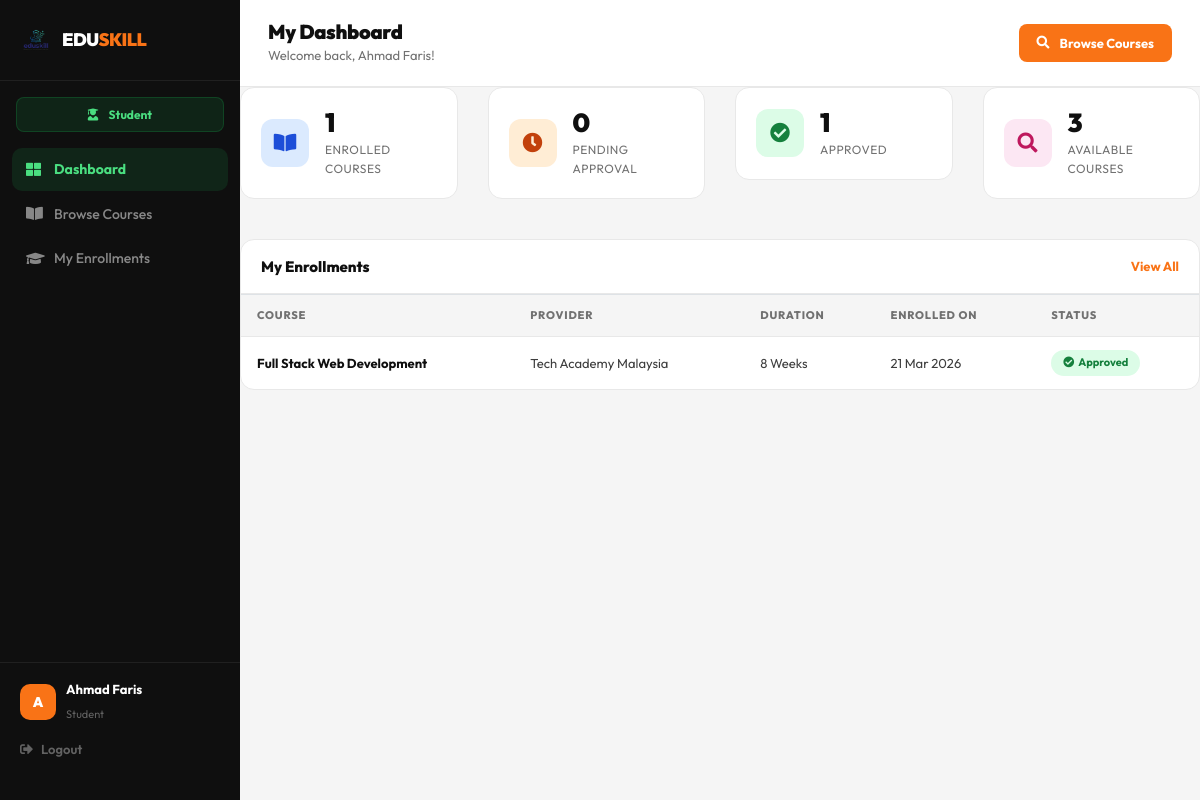
The page /student/dashboard.php (signed in) on the database its author committed.
### tables this page shows
CREATE TABLE IF NOT EXISTS enrollments (
    id          INT AUTO_INCREMENT PRIMARY KEY,
    student_id  INT NOT NULL,
    course_id   INT NOT NULL,
    notes       TEXT,
    status      ENUM('pending','approved','rejected') DEFAULT 'pending',
    enrolled_at TIMESTAMP DEFAULT CURRENT_TIMESTAMP,
    FOREIGN KEY (student_id) REFERENCES students(id) ON DELETE CASCADE,
    FOREIGN KEY (course_id)  REFERENCES courses(id)  ON DELETE CASCADE,
    UNIQUE KEY unique_enrollment (student_id, course_id)
);

CREATE TABLE IF NOT EXISTS courses (
    id           INT AUTO_INCREMENT PRIMARY KEY,
    provider_id  INT NOT NULL,
    title        VARCHAR(200) NOT NULL,
    category     VARCHAR(100) NOT NULL,
    duration     VARCHAR(50) NOT NULL,
    description  TEXT,
    price        DECIMAL(10,2) DEFAULT 0.00,
    max_students INT DEFAULT 30,
    status       ENUM('pending','approved','rejected') DEFAULT 'pending',
    created_at   TIMESTAMP DEFAULT CURRENT_TIMESTAMP,
    FOREIGN KEY (provider_id) REFERENCES providers(id) ON DELETE CASCADE
);

CREATE TABLE IF NOT EXISTS providers (
    id          INT AUTO_INCREMENT PRIMARY KEY,
    org_name    VARCHAR(150) NOT NULL,
    email       VARCHAR(100) NOT NULL UNIQUE,
    phone       VARCHAR(20),
    address     VARCHAR(200),
    description TEXT,
    password    VARCHAR(255) NOT NULL,
    status      ENUM('pending','approved','rejected') DEFAULT 'pending',
    created_at  TIMESTAMP DEFAULT CURRENT_TIMESTAMP
);

### student/dashboard.php (the view, shortened to what this page needs)
<?php
require_once '../config/database.php';
$student_id   = $_SESSION['user_id'];
$student_name = $_SESSION['user_name'] ?? 'Student';
$enrolled  = mysqli_fetch_assoc(mysqli_query($conn, "SELECT COUNT(*) as c FROM enrollments WHERE student_id=$student_id"))['c'];
$pending   = mysqli_fetch_assoc(mysqli_query($conn, "SELECT COUNT(*) as c FROM enrollments WHERE student_id=$student_id AND status='pending'"))['c'];
$approved  = mysqli_fetch_assoc(mysqli_query($conn, "SELECT COUNT(*) as c FROM enrollments WHERE student_id=$student_id AND status='approved'"))['c'];
$available = mysqli_fetch_assoc(mysqli_query($conn, "SELECT COUNT(*) as c FROM courses WHERE status='approved'"))['c'];
$result = mysqli_query($conn, "
    SELECT e.id, e.status, e.enrolled_at, c.title as course, c.duration, p.org_name as provider
    FROM enrollments e
    JOIN courses c ON e.course_id = c.id
    JOIN providers p ON c.provider_id = p.id
    WHERE e.student_id = $student_id
    ORDER BY e.enrolled_at DESC
    LIMIT 5
");
?>
<!DOCTYPE html>
<html lang="en">
<head>
    <link rel="stylesheet" href="https://stackpath.bootstrapcdn.com/bootstrap/4.5.2/css/bootstrap.min.css">
    <link rel="stylesheet" href="https://cdnjs.cloudflare.com/ajax/libs/font-awesome/5.15.4/css/all.min.css">
    <link rel="stylesheet" href="../css/style.css">
    <link rel="stylesheet" href="../css/pasang.css">
    <link rel="stylesheet" href="../css/shreeyash.css">
</head>
<body class="dashboard-body">
<div class="dashboard-wrap">
    <aside class="dash-sidebar student-sidebar">
        <div class="dsb-brand">
            <a href="../index.php">
                <img src="../images/logo.png" alt="Logo" style="width:32px;height:32px;border-radius:8px;object-fit:cover;">
                <span class="dsb-brand-text">EDU<span class="dsb-brand-accent">SKILL</span></span>
            </a>
        </div>
        <div class="dsb-role-badge student-role-badge"><i class="fas fa-user-graduate mr-2"></i> Student</div>
        <nav class="dsb-nav">
            <a href="dashboard.php" class="dsb-link active"><i class="fas fa-th-large"></i> Dashboard</a>
            <a href="courses.php" class="dsb-link"><i class="fas fa-book-open"></i> Browse Courses</a>
            <a href="my_courses.php" class="dsb-link"><i class="fas fa-graduation-cap"></i> My Enrollments
            </a>
        </nav>
        <div class="dsb-bottom">
            <div class="dsb-user-info">
                <div class="dsb-avatar"><?php echo strtoupper(substr($student_name,0,1)); ?></div>
                <div><strong><?php echo htmlspecialchars($student_name); ?></strong><span>Student</span></div>
            </div>
            <a href="../auth/logout.php" class="dsb-logout"><i class="fas fa-sign-out-alt"></i> Logout</a>
        </div>
    </aside>
    <main class="dash-main">
        <div class="dash-topbar">
            <div>
                <h4 class="dash-page-title">My Dashboard</h4>
                <p class="dash-page-sub">Welcome back, <?php echo htmlspecialchars($student_name); ?>!</p>
            </div>
            <div class="dash-topbar-right">
                <a href="courses.php" class="btn-dash-primary"><i class="fas fa-search mr-1"></i> Browse Courses</a>
            </div>
        </div>
        <div class="row mb-4">
            <div class="col-6 col-lg-3 mb-3">
                <div class="dstat-card">
                    <div class="dstat-icon" style="background:#dbeafe;color:#1d4ed8;"><i class="fas fa-book-open"></i></div>
                    <div class="dstat-info"><h3><?php echo $enrolled; ?></h3><p>Enrolled Courses</p></div>
                </div>
            </div>
            <div class="col-6 col-lg-3 mb-3">
                <div class="dstat-card">
                    <div class="dstat-icon" style="background:#ffedd5;color:#c2410c;"><i class="fas fa-clock"></i></div>
                    <div class="dstat-info"><h3><?php echo $pending; ?></h3><p>Pending Approval</p></div>
                </div>
            </div>
            <div class="col-6 col-lg-3 mb-3">
                <div class="dstat-card">
                    <div class="dstat-icon" style="background:#dcfce7;color:#15803d;"><i class="fas fa-check-circle"></i></div>
                    <div class="dstat-info"><h3><?php echo $approved; ?></h3><p>Approved</p></div>
                </div>
            </div>
            <div class="col-6 col-lg-3 mb-3">
                <div class="dstat-card">
                    <div class="dstat-icon" style="background:#fce7f3;color:#be185d;"><i class="fas fa-search"></i></div>
                    <div class="dstat-info"><h3><?php echo $available; ?></h3><p>Available Courses</p></div>
                </div>
            </div>
        </div>
        <div class="dash-card mb-4">
            <div class="dash-card-head">
                <h5>My Enrollments</h5>
                <a href="my_courses.php" class="dash-card-link">View All</a>
            </div>
            <div class="dash-table-wrap">
                <table class="table dash-table">
                    <thead><tr><th>Course</th><th>Provider</th><th>Duration</th><th>Enrolled On</th><th>Status</th></tr></thead>
                    <tbody>
                        <?php while($e = mysqli_fetch_assoc($result)): ?>
                        <tr>
                            <td><strong><?php echo htmlspecialchars($e['course']); ?></strong></td>
                            <td><?php echo htmlspecialchars($e['provider']); ?></td>
                            <td><?php echo $e['duration']; ?></td>
                            <td><?php echo date('d M Y', strtotime($e['enrolled_at'])); ?></td>
                            <td>
                                <?php if($e['status']=='pending'): ?>
                                    <span class="status-pending"><i class="fas fa-clock mr-1"></i>Pending</span>
                                <?php elseif($e['status']=='approved'): ?>
                                    <span class="status-approved"><i class="fas fa-check-circle mr-1"></i>Approved</span>
                                <?php elseif($e['status']=='completed'): ?>
                                    <span class="status-completed"><i class="fas fa-certificate mr-1"></i>Completed</span>
                                <?php else: ?>
                                    <span class="status-rejected"><i class="fas fa-times-circle mr-1"></i>Rejected</span>
                                <?php endif; ?>
                            </td>
                        </tr>
                        <?php endwhile; ?>
                    </tbody>
                </table>
            </div>
        </div>
    </main>
</div>
</body>
</html>

### css/style.css (style rules this page uses)
:root { --orange: #f97316; --orange-dk: #ea580c; --orange-lt: #fff7ed; --orange-mid: #fed7aa; --black: #0f0f0f; --dark: #1a1a1a; --text: #3d3d3d; --muted: #717171; --border: #e8e8e8; --bg: #fafafa; --white: #ffffff; --green: #16a34a; --green-lt: #dcfce7; --blue: #2563eb; --blue-lt: #dbeafe; --purple: #7c3aed; --purple-lt: #ede9fe; --pink: #db2777; --pink-lt: #fce7f3; --teal: #0f766e; --teal-lt: #ccfbf1; --nav-h: 72px; --radius: 14px; --radius-lg: 20px; --radius-xl: 28px; --shadow: 0 2px 8px rgba(0,0,0,0.06), 0 1px 2px rgba(0,0,0,0.04); --shadow-md: 0 8px 24px rgba(0,0,0,0.08), 0 2px 8px rgba(0,0,0,0.04); --shadow-lg: 0 20px 48px rgba(0,0,0,0.10); }
* { margin: 0; padding: 0; box-sizing: border-box; }
body { font-family: 'Open Sans', sans-serif; }
h1, h2, h3 { font-family: 'Roboto', sans-serif; }
body { font-family: 'Outfit', sans-serif; color: var(--text); background: var(--white); padding-top: var(--nav-h); font-size: 16px; line-height: 1.6; -webkit-font-smoothing: antialiased; }
h1, h2, h3, h4, h5, h6 { font-family: 'Outfit', sans-serif; color: var(--black); line-height: 1.15; font-weight: 800; }
a { text-decoration: none; color: inherit; }
img { max-width: 100%; height: auto; display: block; }

### css/shreeyash.css (style rules this page uses)
.student-sidebar .dsb-link.active { background: rgba(22,163,74,0.15); color: #4ade80 !important; }

### rows shown on the page
enrollments: course.title "Full Stack Web Development", providers.org_name "Tech Academy Malaysia", course.duration "8 Weeks", enrolled_at "21 Mar 2026", status "approved" (drawn)

### other values the page prints
substr($student_name,0,1) "A"
$student_name "Ahmad Faris"
$enrolled "1"
$pending "0"
$approved "1"
$available "3"
